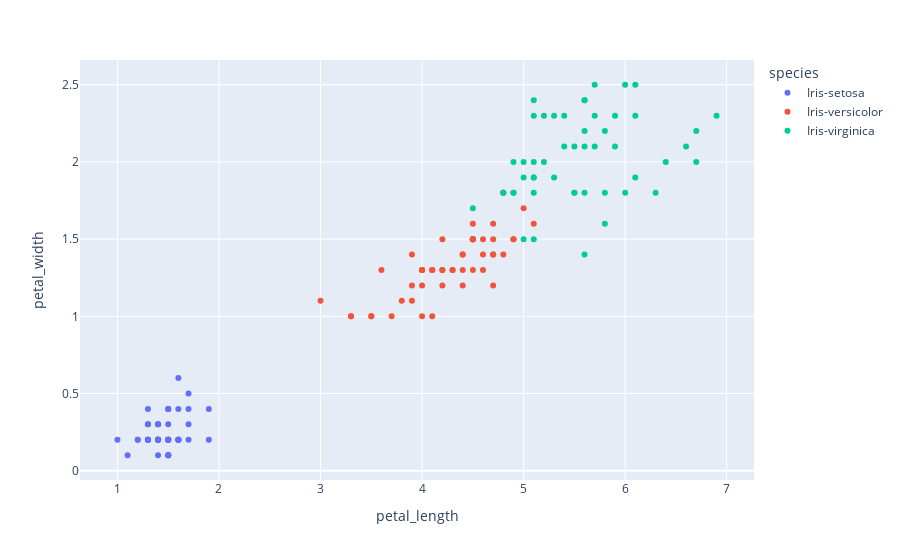

Notebook cell for this chart:
### Code cell
plot = px.scatter(df,x=df['petal_length'], y=df['petal_width'], color=df['species'])
plot.show()

### Figure 1 — Plotly figure (JSON) as saved in the notebook; plotly's stock layout.template omitted (floating-point values rounded to 4 significant figures)
{"data": [{"hovertemplate": "species=Iris-setosa<br>petal_length=%{x}<br>petal_width=%{y}<extra></extra>", "legendgroup": "Iris-setosa", "marker": {"color": "#636efa", "symbol": "circle"}, "mode": "markers", "name": "Iris-setosa", "orientation": "v", "showlegend": true, "type": "scatter", "x": [1.4, 1.4, 1.3, 1.5, 1.4, 1.7, 1.4, 1.5, 1.4, 1.5, 1.5, 1.6, 1.4, 1.1, 1.2, 1.5, 1.3, 1.4, 1.7, 1.5, 1.7, 1.5, 1, 1.7, 1.9, 1.6, 1.6, 1.5, 1.4, 1.6, 1.6, 1.5, 1.5, 1.4, 1.5, 1.2, 1.3, 1.5, 1.3, 1.5, 1.3, 1.3, 1.3, 1.6, 1.9, 1.4, 1.6, 1.4, 1.5, 1.4], "xaxis": "x", "y": [0.2, 0.2, 0.2, 0.2, 0.2, 0.4, 0.3, 0.2, 0.2, 0.1, 0.2, 0.2, 0.1, 0.1, 0.2, 0.4, 0.4, 0.3, 0.3, 0.3, 0.2, 0.4, 0.2, 0.5, 0.2, 0.2, 0.4, 0.2, 0.2, 0.2, 0.2, 0.4, 0.1, 0.2, 0.1, 0.2, 0.2, 0.1, 0.2, 0.2, 0.3, 0.3, 0.2, 0.6, 0.4, 0.3, 0.2, 0.2, 0.2, 0.2], "yaxis": "y"}, {"hovertemplate": "species=Iris-versicolor<br>petal_length=%{x}<br>petal_width=%{y}<extra></extra>", "legendgroup": "Iris-versicolor", "marker": {"color": "#EF553B", "symbol": "circle"}, "mode": "markers", "name": "Iris-versicolor", "orientation": "v", "showlegend": true, "type": "scatter", "x": [4.7, 4.5, 4.9, 4, 4.6, 4.5, 4.7, 3.3, 4.6, 3.9, 3.5, 4.2, 4, 4.7, 3.6, 4.4, 4.5, 4.1, 4.5, 3.9, 4.8, 4, 4.9, 4.7, 4.3, 4.4, 4.8, 5, 4.5, 3.5, 3.8, 3.7, 3.9, 5.1, 4.5, 4.5, 4.7, 4.4, 4.1, 4, 4.4, 4.6, 4, 3.3, 4.2, 4.2, 4.2, 4.3, 3, 4.1], "xaxis": "x", "y": [1.4, 1.5, 1.5, 1.3, 1.5, 1.3, 1.6, 1, 1.3, 1.4, 1, 1.5, 1, 1.4, 1.3, 1.4, 1.5, 1, 1.5, 1.1, 1.8, 1.3, 1.5, 1.2, 1.3, 1.4, 1.4, 1.7, 1.5, 1, 1.1, 1, 1.2, 1.6, 1.5, 1.6, 1.5, 1.3, 1.3, 1.3, 1.2, 1.4, 1.2, 1, 1.3, 1.2, 1.3, 1.3, 1.1, 1.3], "yaxis": "y"}, {"hovertemplate": "species=Iris-virginica<br>petal_length=%{x}<br>petal_width=%{y}<extra></extra>", "legendgroup": "Iris-virginica", "marker": {"color": "#00cc96", "symbol": "circle"}, "mode": "markers", "name": "Iris-virginica", "orientation": "v", "showlegend": true, "type": "scatter", "x": [6, 5.1, 5.9, 5.6, 5.8, 6.6, 4.5, 6.3, 5.8, 6.1, 5.1, 5.3, 5.5, 5, 5.1, 5.3, 5.5, 6.7, 6.9, 5, 5.7, 4.9, 6.7, 4.9, 5.7, 6, 4.8, 4.9, 5.6, 5.8, 6.1, 6.4, 5.6, 5.1, 5.6, 6.1, 5.6, 5.5, 4.8, 5.4, 5.6, 5.1, 5.1, 5.9, 5.7, 5.2, 5, 5.2, 5.4, 5.1], "xaxis": "x", "y": [2.5, 1.9, 2.1, 1.8, 2.2, 2.1, 1.7, 1.8, 1.8, 2.5, 2, 1.9, 2.1, 2, 2.4, 2.3, 1.8, 2.2, 2.3, 1.5, 2.3, 2, 2, 1.8, 2.1, 1.8, 1.8, 1.8, 2.1, 1.6, 1.9, 2, 2.2, 1.5, 1.4, 2.3, 2.4, 1.8, 1.8, 2.1, 2.4, 2.3, 1.9, 2.3, 2.5, 2.3, 1.9, 2, 2.3, 1.8], "yaxis": "y"}], "layout": {"autosize": true, "legend": {"title": {"text": "species"}, "tracegroupgap": 0}, "margin": {"t": 60}, "xaxis": {"anchor": "y", "autorange": true, "domain": [0, 1], "range": [0.6471, 7.253], "title": {"text": "petal_length"}, "type": "linear"}, "yaxis": {"anchor": "x", "autorange": true, "domain": [0, 1], "range": [-0.08583, 2.686], "title": {"text": "petal_width"}, "type": "linear"}}}
